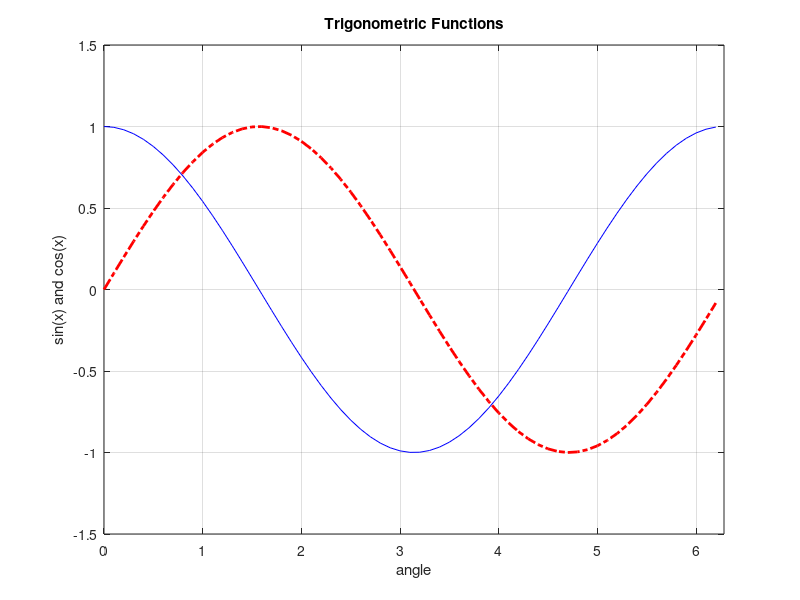

Here is the MATLAB script that generated this plot:
%%
% This is an example of how to create an line plot in MATLAB&#174;.
% 
% Read about the <http://www.mathworks.com/help/matlab/ref/plot.html |plot|> function in the MATLAB documentation.
%
% For more examples, go to <http://www.mathworks.com/discovery/gallery.html MATLAB Plot Gallery>
%
% Copyright 2012-2014 The MathWorks, Inc.

% Define values for x, y1, and y2
x  = 0: .1 : 2*pi;
y1 = cos(x);
y2 = sin(x);

% Plot y1 vs. x (blue, solid) and y2 vs. x (red, dashed)
figure
plot(x, y1, 'b', x, y2, 'r-.', 'LineWidth', 2)

% Turn on the grid
grid on

% Set the axis limits
axis([0 2*pi -1.5 1.5])

% Add title and axis labels
title('Trigonometric Functions')
xlabel('angle')
ylabel('sin(x) and cos(x)')
